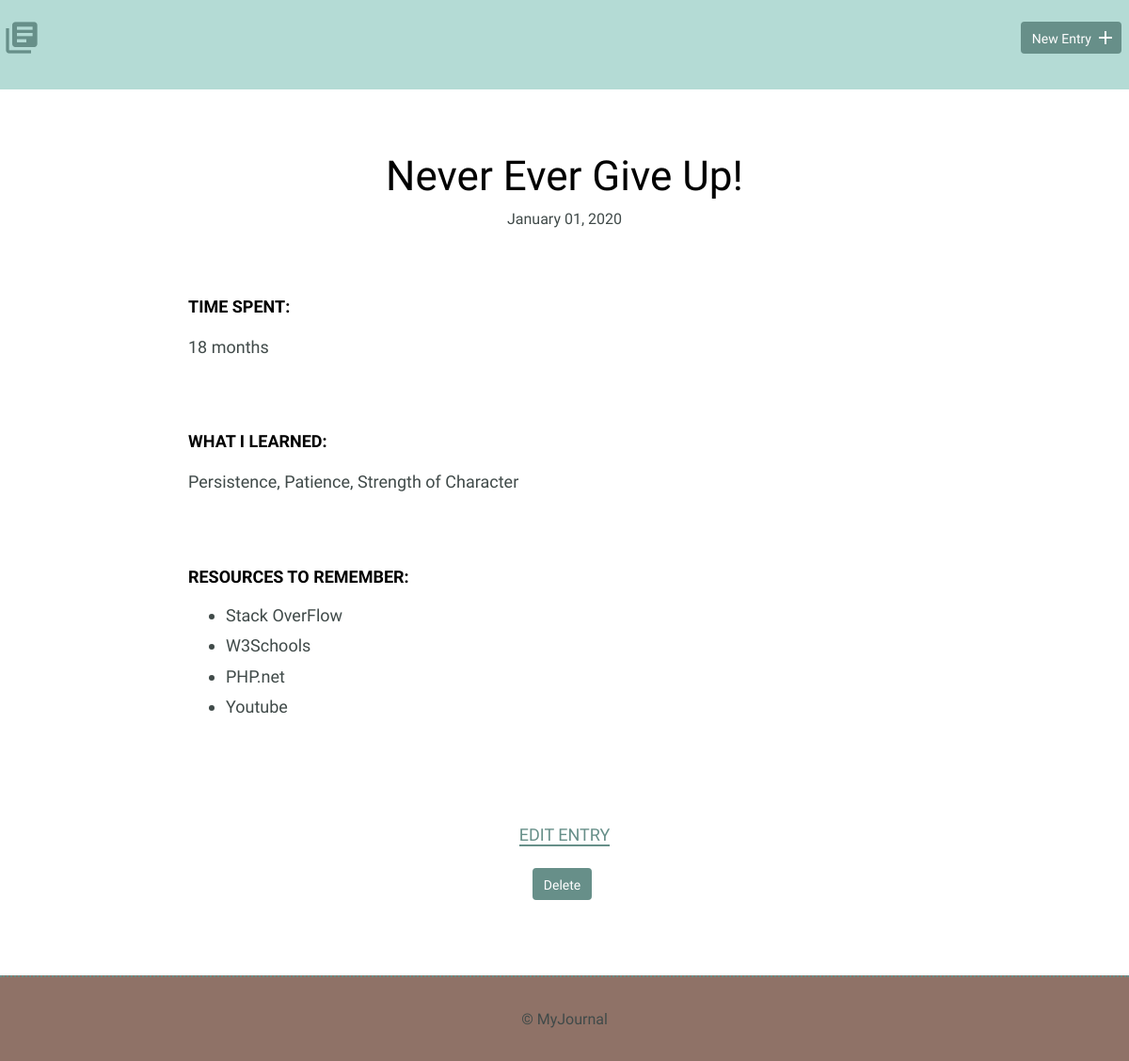
/detail.php?id=8, run on the app's committed database.
### tables this page shows
CREATE TABLE "entries" (
	`id`	INTEGER,
	`title`	TEXT,
	`date`	TEXT,
	`time_spent`	INTEGER,
	`learned`	BLOB,
	`resources`	BLOB,
	PRIMARY KEY(`id`)
);

### detail.php (the view, shortened to what this page needs)
<?php include 'inc/header.php'; ?>
<?php require_once 'inc/functions.php';?>
<?php
if(!empty($_GET['id'])){
    $id = intval($_GET['id']);
    $entry = get_journal_entry($id);
}
?>
    <body>
        <header>
            <div class="container">
                <div class="site-header">
                    <a class="logo" href="index.php"><i class="material-icons">library_books</i></a>
                    <a class="button icon-right" href="new.php"><span>New Entry</span> <i class="material-icons">add</i></a>
                </div>
            </div>
        </header>
        <section>
            <div class="container">
                <div class="entry-list single">
                    <article>
                        <h1><?php echo $entry['title']?></h1>
                        <div class="entry">
                            <h3>Time Spent: </h3>
                            <p><?php echo $entry['time_spent'] ?></p>
                        </div>
                        <div class="entry">
                            <h3>What I Learned:</h3>
                            <p><?php echo $entry['learned'] ?></p>
                        </div>
                        <div class="entry">
                            <h3>Resources to Remember:</h3>
                            <ul>
                            <?php
                            $resources = explode(',', $entry['resources'] );
                            if(!empty($entry['resources'])){
                                foreach($resources as $r){
                                    echo '<li>'.$r.'</li>';
                                }
                            }else{
                                echo '<li> None </li>';
                            }
                            ?>
                            </ul>
                        </div>
                    </article>
                </div>
            </div>
            <div class="edit">
            <?php echo "<p><a href='edit.php?id=".$id."'>Edit Entry</a></p>"; ?>
                <form method="post" action="detail.php">
                    <input type="submit" value="Delete" class="button" name="delete"/>
                </form>
            </div>
        </section>
        <?php include 'inc/footer.php'; ?>
    </body>
</html>

### inc/functions.php (shortened to what this page needs)
<?php
function get_journal_entry($id){
    include 'inc/connection.php';
    try{
        $results = $db->prepare('SELECT * FROM entries WHERE id = ?');
        $results->bindParam(1, $id);
        $results->execute();
        return $results->fetch(PDO::FETCH_ASSOC);
        } catch(Exception $e){
        echo "There Was An Error: ".$e->getMessage();
        return array();
        }
}
function dateFormatter($date){
    echo date_format(new DateTime($date), 'F d, Y');
}

### css/styles.css (style rules this page uses)
:root { --color-success: #78CF82; --color-error: #D94545; }
body { font-size: 16px; color: #404a49; font-family: 'Cousine', serif; font-weight: 400; }
.container { margin: 0; padding: 0; }
header .site-header { margin: 0; padding: 0 0.5rem; height: 95px; background-color: #B4DBD5; }
header .logo i { color: #678f89; margin: 20px 0 0 -5px; float: left; font-size: 40px; }
header .button { float: right; margin: 33px 0 0 0; }
.button { padding: 8px 10px 6px 10px; background: #678f89; border: 2px solid #678f89; border-radius: 4px; text-decoration: none; color: #FFF; position: relative; text-align: center; font-size: 14px; }
.button.icon-right { padding-right: 30px; top: -10px; }
.button.icon-right i { position: absolute; top: 3px; right: 3px; }
h1, h2, h3 { margin: 0; font-weight: 400; line-height: 1em; color: #000; }
h1 { font-size: 44px; margin-bottom: 12px; }
h3 { font-size: 18px; font-family: 'Work Sans', serif; font-weight: 600; text-transform: uppercase; }
p { line-height: 1.8em; font-size: 18px; }
p a { border-bottom: 2px solid #678f89; padding: 0; color: #678f89; text-decoration: none; }
ul li { line-height: 1.8em; font-size: 18px; }
.entry-list, .edit-entry, .new-entry { max-width: 800px; margin: 0 auto; padding: 70px 0 150px 0; }
.entry-list article { margin-bottom: 70px; text-align: center; }
.entry-list article:last-child { margin-bottom: 0; }
.entry-list.single { padding-bottom: 70px; }
.entry { max-width: 800px; margin: 75px auto 0 auto; text-align: left; }
.entry p { margin-bottom: 40px; }
.edit { padding-bottom: 80px; text-align: center; margin: 0 auto; }
.edit a { font-weight: 400; text-transform: uppercase; font-size: 18px; }
input[type=submit] { margin-right: 5px; }

### data on the page
entries: title "Never Ever Give Up!", date "January 01, 2020", time_spent "18 months", learned "Persistence, Patience, Strength of Character", resources "Stack OverFlow", resources "W3Schools", resources "PHP.net", resources "Youtube"
